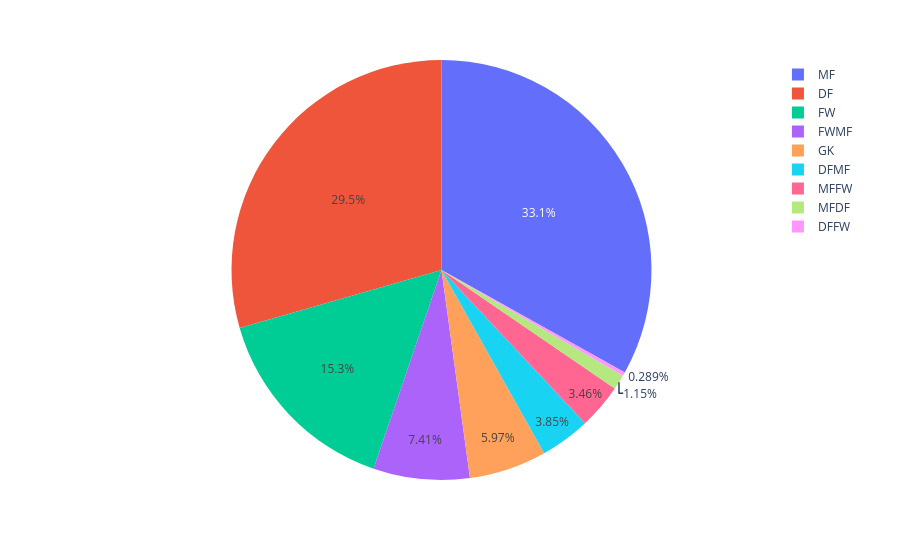

The code cell stored with this chart in its notebook:
### Code cell
px.pie(
    df,
    'Pos'
)

### Figure 1 — Plotly figure (JSON) as saved in the notebook; plotly's stock layout.template omitted (floating-point values rounded to 4 significant figures; data arrays with more than 128 entries replaced by an {"elided": "..."} marker saying what was removed)
{"data": [{"domain": {"x": [0, 1], "y": [0, 1]}, "hovertemplate": "Pos=%{label}<extra></extra>", "labels": {"elided": "1039 str values"}, "legendgroup": "", "name": "", "showlegend": true, "type": "pie"}], "layout": {"legend": {"tracegroupgap": 0}, "margin": {"t": 60}}}
